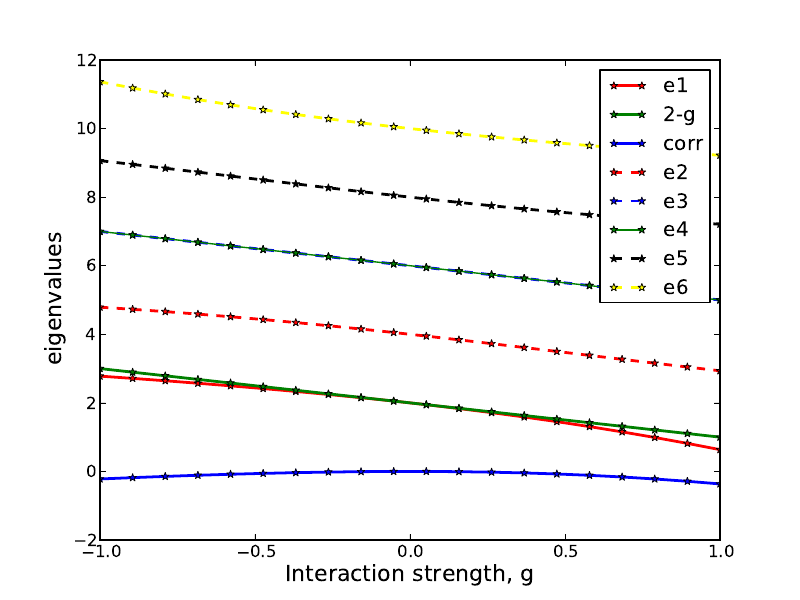

The script that saved this image:
#!/usr/bin/python
from sympy import *
from pylab import *
import matplotlib.pyplot as plt


ga = linspace(-1,1,20)
e1 = []
e2 = []
e3 = []
e4 = []
e5 = []
e6 = []

for g_val in ga:
    H1 = matrix([[2-g_val , -g_val/2.,  -g_val/2., -g_val/2., -g_val/2.,     0],
                 [-g_val/2.,   4-g_val,  -g_val/2., -g_val/2.,    0., -g_val/2.],
                 [-g_val/2., -g_val/2.,    6-g_val,     0, -g_val/2., -g_val/2.],
                 [-g_val/2., -g_val/2.,      0,   6-g_val, -g_val/2., -g_val/2.],
                 [-g_val/2.,     0,  -g_val/2., -g_val/2.,   8-g_val, -g_val/2.],
                 [0    , -g_val/2.,  -g_val/2., -g_val/2., -g_val/2.,  10-g_val]])

    u1, v1 = linalg.eig(H1)
    # e1.append(min(u1))
    c1 = sorted(u1)
    e1.append(c1[0])
    e2.append(c1[1])
    e3.append(c1[2])
    e4.append(c1[3])
    e5.append(c1[4])
    e6.append(c1[5])
    
exact = e1 - (2-ga)

plt.axis([-1,1,-2,12])
plt.xlabel(r'Interaction strength, $g$', fontsize=16)
plt.ylabel(r'eigenvalues', fontsize=16)

plt.plot(ga, e1,'b-*',linewidth = 2.0, label = 'e1', color = "red")
plt.plot(ga, 2-ga,'b-*',linewidth = 2.0, label = '2-g',  color = "green")
plt.plot(ga, exact,'b-*',linewidth = 2.0, label = 'corr', color = "blue")

plt.plot(ga, e2,'b-*',linewidth = 2.0, label = 'e2', color = "red", linestyle = "dashed")
plt.plot(ga, e3,'b-*',linewidth = 2.0, label = 'e3', color = "blue", linestyle = "dashed")
plt.plot(ga, e4,'b-*',linewidth = 1.0, label = 'e4', color = "green")
plt.plot(ga, e5,'b-*',linewidth = 2.0, label = 'e5', color = "black", linestyle = "dashed")
plt.plot(ga, e6,'b-*',linewidth = 2.0, label = 'e6', color = "yellow", linestyle = "dashed")

plt.legend()
plt.savefig('part1c_niu.pdf', format='pdf')
plt.show()
